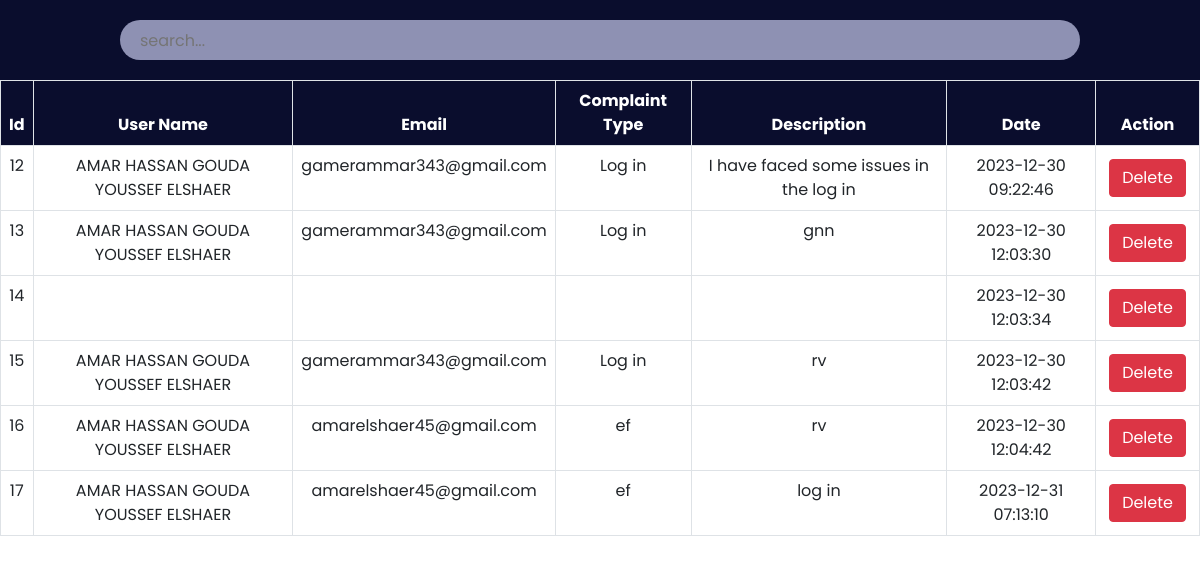
Screenshot of /admin/complaints.php with the database file from the repository.
### tables this page shows
CREATE TABLE `complaints` (
  `id` int(11) NOT NULL,
  `name` varchar(100) NOT NULL,
  `email` varchar(100) NOT NULL,
  `complaint_type` varchar(100) NOT NULL,
  `description` text NOT NULL,
  `created_at` timestamp NOT NULL DEFAULT current_timestamp()
);

### admin/complaints.php (the view, shortened to what this page needs)
<?php
    include '../config.php';
?>
<!DOCTYPE html>
<html lang="en">
<head>
    <link href="https://cdn.jsdelivr.net/npm/bootstrap@5.0.2/dist/css/bootstrap.min.css" rel="stylesheet">
    <link rel="stylesheet" href="https://cdnjs.cloudflare.com/ajax/libs/font-awesome/6.2.0/css/all.min.css"/>
	<link rel="stylesheet" href="./css/roombook.css">
</head>
<body>
	<div class="searchsection">
        <input type="text" name="search_bar" id="search_bar" placeholder="search..." onkeyup="searchFun()">
    </div>
    <div class="roombooktable" class="table-responsive-xl">
        <?php
            $complaintsql = "SELECT * FROM complaints";
            $complaintresult = mysqli_query($conn, $complaintsql);
        ?>
        <table class="table table-bordered" id="table-data">
            <thead>
                <tr>
                    <th scope="col">Id</th>
                    <th scope="col">User Name</th>
                    <th scope="col">Email</th>
                    <th scope="col">Complaint Type</th>
                    <th scope="col">Description</th>
                    <th scope="col">Date</th>
                    <th scope="col">Action</th>
                </tr>
            </thead>
            <tbody>
            <?php
            while ($res = mysqli_fetch_array($complaintresult)) {
            ?>
                <tr>
                    <td><?php echo $res['id'] ?></td>
                    <td><?php echo $res['name'] ?></td>
                    <td><?php echo $res['email'] ?></td>
                    <td><?php echo $res['complaint_type'] ?></td>
                    <td><?php echo $res['description'] ?></td>
                    <td><?php echo $res['created_at'] ?></td>
                    <td class="action">
						<a href="complaintdel.php?id=<?php echo $res['id']?>"><button class="btn btn-danger">Delete</button></a>
                    </td>
                </tr>
            <?php
            }
            ?>
            </tbody>
        </table>
    </div>
</body>
</html>

### admin/css/roombook.css (style rules this page uses)
:root { --bg-text-shadow: 0 2px 4px rgb(13 0 77 / 8%), 0 3px 6px rgb(13 0 77 / 8%), 0 8px 16px rgb(13 0 77 / 8%); --bg-box-shadow: 0px 0px 20px 6px rgba(26, 30, 164, 0.31); }
body { background-color: #ffff; }
* { margin: 0; padding: 0; font-family: 'Poppins', sans-serif; }
.searchsection { height: 80px; width: 100%; display: flex; justify-content: space-evenly; align-items: center; background-color: #0a0d2d; position: fixed; z-index: 500; }
#search_bar { height: 40px; width: 80%; border: none; background-color: rgba(195, 198, 233, 0.714); padding-left: 20px; border-radius: 30px; }
a { color: black; }
.roombooktable { position: absolute; color: #0a0d2d; margin-top: 80px; width: 100%; height: 100vh; padding-bottom: 900px; }
.roombooktable thead { background-color: #0a0d2d; color: white; text-align: center; }
.roombooktable tbody { text-align: center; }
.action a { text-decoration: none; }
.action button { display: flex; flex-wrap: wrap; margin: 5px; }

### rows the page displays
complaints: id "12", name "AMAR HASSAN GOUDA YOUSSEF ELSHAER", email "gamerammar343@gmail.com", complaint_type "Log in", description "I have faced some issues in the log in", created_at "2023-12-30 09:22:46"
complaints: id "13", name "AMAR HASSAN GOUDA YOUSSEF ELSHAER", email "gamerammar343@gmail.com", complaint_type "Log in", description "gnn", created_at "2023-12-30 12:03:30"
complaints: id "14", created_at "2023-12-30 12:03:34"
complaints: id "15", name "AMAR HASSAN GOUDA YOUSSEF ELSHAER", email "gamerammar343@gmail.com", complaint_type "Log in", description "rv", created_at "2023-12-30 12:03:42"
complaints: id "16", name "AMAR HASSAN GOUDA YOUSSEF ELSHAER", email "amarelshaer45@gmail.com", complaint_type "ef", description "rv", created_at "2023-12-30 12:04:42"
complaints: id "17", name "AMAR HASSAN GOUDA YOUSSEF ELSHAER", email "amarelshaer45@gmail.com", complaint_type "ef", description "log in", created_at "2023-12-31 07:13:10"
